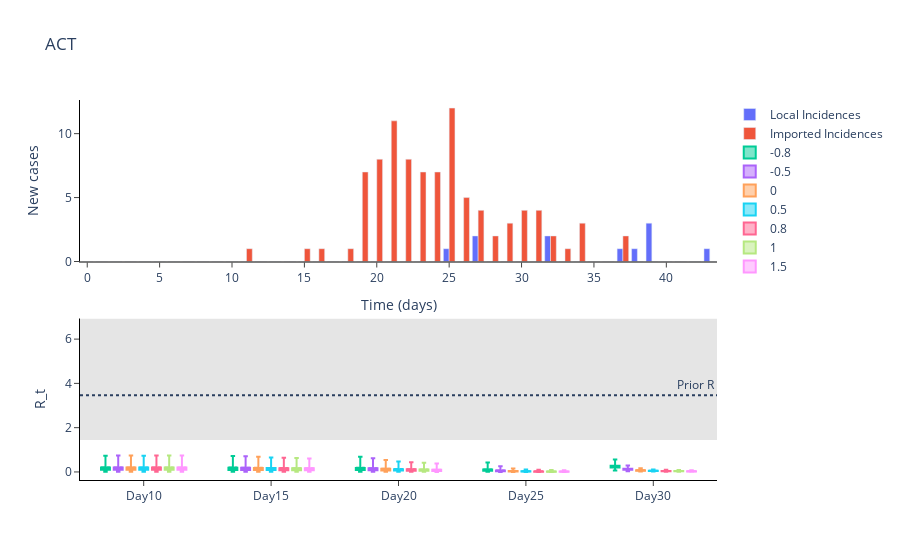
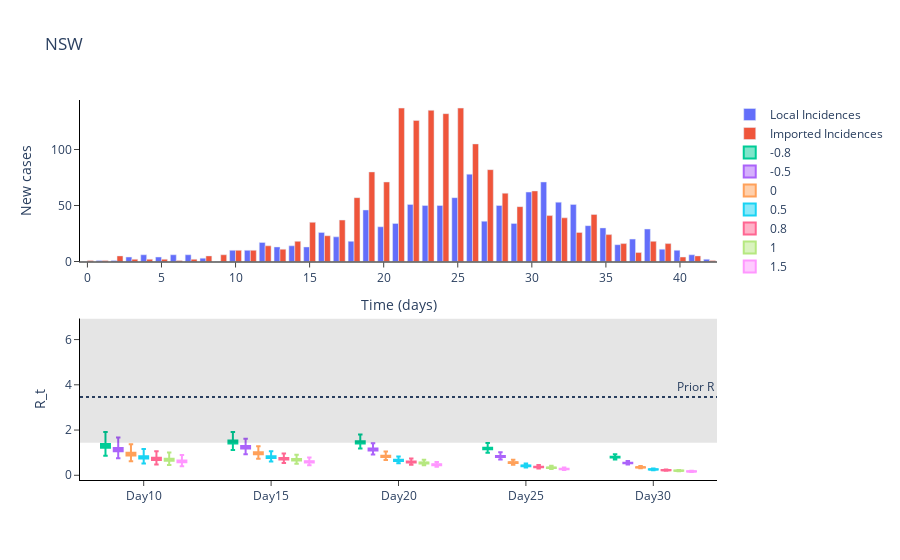
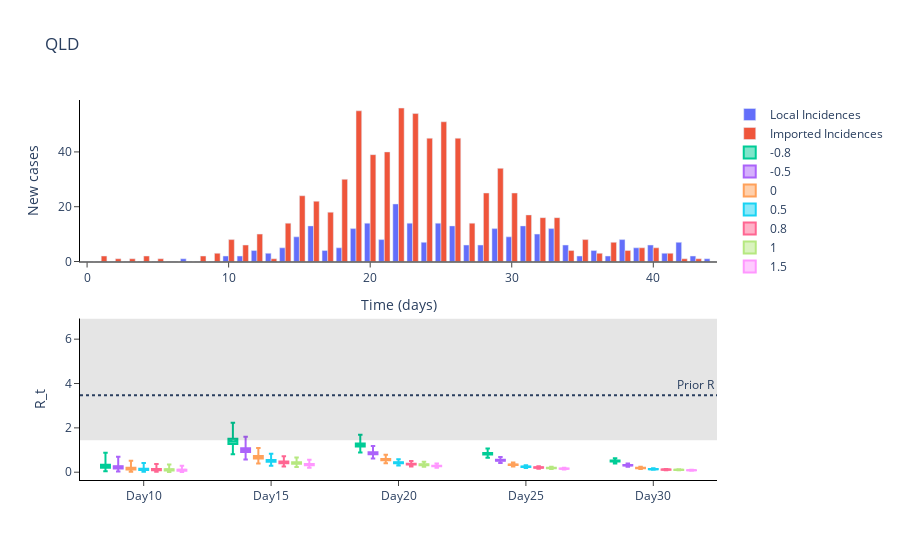
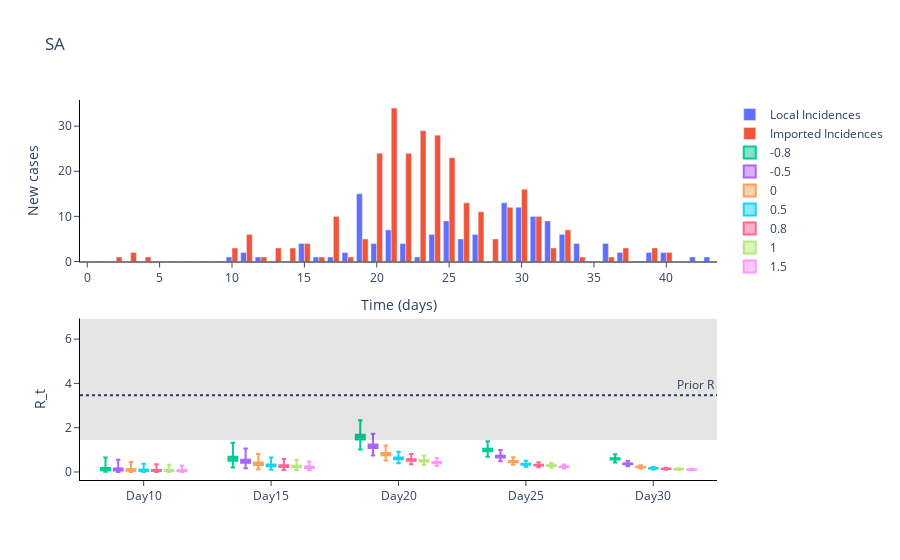

Source (notebook cell) for these figures, in order:
### Code cell
from plotly.subplots import make_subplots

# Create list of names for x-axis and traces
group_name = ['Day{}'.format(x) for x in chosen_times]
n = len(group_name)

prior_dist = scipy.stats.gamma(a, scale=1/b)
median = prior_dist.median()
prior_dist_interval = prior_dist.interval(.5)

for region_num in range(len(regions)):
    # Plot (bar chart cases each day)
    fig = go.Figure()
    fig = make_subplots(rows=2, cols=1)

    # Plot of incidences
    fig.add_trace(
        go.Bar(
            x=regions_times[region_num],
            y=regions_locally_infected_cases[region_num],
            name='Local Incidences'
        ),
        row=1, col=1
    )

    fig.add_trace(
        go.Bar(
            x=regions_times[region_num],
            y=regions_imported_cases[region_num],
            name='Imported Incidences'
        ),
        row=1, col=1
    )

    all_intervals_chosen = regions_all_intervals_chosen[region_num]
    # Sort results
    all_intervals_chosen.sort_values(by=['Epsilon','Time Points'], inplace=True)

    for i in range(len(epsilon_range)):
        fig.add_trace(
            go.Box(
                mean=all_intervals_chosen.loc[all_intervals_chosen['Central Probability']==0]['Mean'][i*n:(i+1)*n],
                median=all_intervals_chosen.loc[all_intervals_chosen['Central Probability']==0]['Lower bound CI'][i*n:(i+1)*n],
                q1=all_intervals_chosen.loc[all_intervals_chosen['Central Probability']==0.25]['Lower bound CI'][i*n:(i+1)*n],
                q3=all_intervals_chosen.loc[all_intervals_chosen['Central Probability']==0.25]['Upper bound CI'][i*n:(i+1)*n],
                upperfence=all_intervals_chosen.loc[all_intervals_chosen['Central Probability']==0.95]['Upper bound CI'][i*n:(i+1)*n],
                lowerfence=all_intervals_chosen.loc[all_intervals_chosen['Central Probability']==0.95]['Lower bound CI'][i*n:(i+1)*n],
                x=group_name,
                name=str(round(epsilon_range[i],1))
            ),
            row=2, col=1
        )

    
    fig.add_hrect(y0=prior_dist_interval[0], y1=prior_dist_interval[1], line_width=0, fillcolor='black', opacity=0.1, row=2)
    fig.add_hline(y=median, line_dash='dot', row=2,
                annotation_text='Prior R', fillcolor='black',
                annotation_position='top right')
    
    fig.update_layout(boxmode='group', title=regions[region_num], plot_bgcolor='white',
        xaxis=dict(linecolor='black'),
        yaxis=dict(linecolor='black'),
        xaxis2=dict(linecolor='black'),
        yaxis2=dict(linecolor='black'))

    fig.update_xaxes(ticks='outside', row=2, col=1)
    fig.update_xaxes(ticks='outside', title_text='Time (days)', row=1, col=1)
    fig.update_yaxes(ticks='outside', title_text='New cases', row=1, col=1)
    fig.update_yaxes(ticks='outside', title_text='R_t', row=2, col=1)
    
    fig.show()

### Figure 1 — Plotly figure (JSON) as saved in the notebook; plotly's stock layout.template omitted (floating-point values rounded to 4 significant figures)
{"data": [{"name": "Local Incidences", "type": "bar", "x": [0, 1, 2, 3, 4, 5, 6, 7, 8, 9, 10, 11, 12, 13, 14, 15, 16, 17, 18, 19, 20, 21, 22, 23, 24, 25, 26, 27, 28, 29, 30, 31, 32, 33, 34, 35, 36, 37, 38, 39, 40, 41, 42, 43, 44], "xaxis": "x", "y": [0, 0, 0, 0, 0, 0, 0, 0, 0, 0, 0, 0, 0, 0, 0, 0, 0, 0, 0, 0, 0, 0, 0, 0, 0, 1, 0, 2, 0, 0, 0, 0, 2, 0, 0, 0, 0, 1, 1, 3, 0, 0, 0, 1], "yaxis": "y"}, {"name": "Imported Incidences", "type": "bar", "x": [0, 1, 2, 3, 4, 5, 6, 7, 8, 9, 10, 11, 12, 13, 14, 15, 16, 17, 18, 19, 20, 21, 22, 23, 24, 25, 26, 27, 28, 29, 30, 31, 32, 33, 34, 35, 36, 37, 38, 39, 40, 41, 42, 43, 44], "xaxis": "x", "y": [0, 0, 0, 0, 0, 0, 0, 0, 0, 0, 0, 1, 0, 0, 0, 1, 1, 0, 1, 7, 8, 11, 8, 7, 7, 12, 5, 4, 2, 3, 4, 4, 2, 1, 3, 0, 0, 2, 0, 0, 0, 0, 0, 0], "yaxis": "y"}, {"lowerfence": [0.005078, 0.005, 0.004684, 0.002854, 0.06997], "mean": [0.2, 0.1967, 0.1856, 0.1141, 0.2578], "median": [0.1389, 0.1365, 0.1287, 0.07882, 0.2363], "name": "-0.8", "q1": [0.09402, 0.09249, 0.08723, 0.05348, 0.1995], "q3": [0.1962, 0.1929, 0.1822, 0.1115, 0.2776], "type": "box", "upperfence": [0.7365, 0.7238, 0.6849, 0.4233, 0.5672], "x": ["Day10", "Day15", "Day20", "Day25", "Day30"], "xaxis": "x2", "yaxis": "y2"}, {"lowerfence": [0.005058, 0.004836, 0.00423, 0.001754, 0.03644], "mean": [0.1998, 0.1922, 0.1675, 0.06944, 0.1344], "median": [0.1385, 0.1331, 0.1163, 0.04787, 0.1232], "name": "-0.5", "q1": [0.09397, 0.09024, 0.07872, 0.03243, 0.1039], "q3": [0.196, 0.1886, 0.1644, 0.06789, 0.1448], "type": "box", "upperfence": [0.7371, 0.7098, 0.6177, 0.2579, 0.2953], "x": ["Day10", "Day15", "Day20", "Day25", "Day30"], "xaxis": "x2", "yaxis": "y2"}, {"lowerfence": [0.005111, 0.004689, 0.003654, 0.001066, 0.02026], "mean": [0.1999, 0.1847, 0.1448, 0.04216, 0.07469], "median": [0.1383, 0.1281, 0.1004, 0.029, 0.06848], "name": "0", "q1": [0.09375, 0.08681, 0.06803, 0.01967, 0.0577], "q3": [0.1958, 0.1811, 0.1419, 0.04103, 0.08042], "type": "box", "upperfence": [0.7385, 0.6809, 0.5353, 0.1574, 0.1645], "x": ["Day10", "Day15", "Day20", "Day25", "Day30"], "xaxis": "x2", "yaxis": "y2"}, {"lowerfence": [0.005052, 0.004527, 0.003211, 0.0007533, 0.01405], "mean": [0.1999, 0.1775, 0.127, 0.03027, 0.05181], "median": [0.1387, 0.1231, 0.08806, 0.02083, 0.04746], "name": "0.5", "q1": [0.09414, 0.08335, 0.05962, 0.01409, 0.04002], "q3": [0.196, 0.1742, 0.1243, 0.02954, 0.05578], "type": "box", "upperfence": [0.7357, 0.6549, 0.4693, 0.1129, 0.1141], "x": ["Day10", "Day15", "Day20", "Day25", "Day30"], "xaxis": "x2", "yaxis": "y2"}, {"lowerfence": [0.005067, 0.004419, 0.002999, 0.0006502, 0.01181], "mean": [0.1999, 0.1742, 0.1184, 0.0259, 0.04365], "median": [0.1386, 0.1207, 0.08195, 0.0178, 0.03998], "name": "0.8", "q1": [0.09408, 0.08166, 0.05554, 0.01205, 0.03372], "q3": [0.1959, 0.1709, 0.1161, 0.02521, 0.04699], "type": "box", "upperfence": [0.7374, 0.643, 0.4367, 0.09672, 0.09637], "x": ["Day10", "Day15", "Day20", "Day25", "Day30"], "xaxis": "x2", "yaxis": "y2"}, {"lowerfence": [0.005032, 0.004317, 0.002854, 0.0005774, 0.01073], "mean": [0.2002, 0.1714, 0.1134, 0.02359, 0.03957], "median": [0.1388, 0.1189, 0.0785, 0.0162, 0.03624], "name": "1", "q1": [0.09413, 0.0807, 0.05325, 0.01097, 0.03057], "q3": [0.1964, 0.1682, 0.1112, 0.02297, 0.04261], "type": "box", "upperfence": [0.738, 0.632, 0.4192, 0.08801, 0.08717], "x": ["Day10", "Day15", "Day20", "Day25", "Day30"], "xaxis": "x2", "yaxis": "y2"}, {"lowerfence": [0.005096, 0.004155, 0.002576, 0.0004854, 0.008683], "mean": [0.1999, 0.1652, 0.102, 0.01937, 0.03205], "median": [0.1383, 0.1143, 0.07073, 0.01331, 0.02933], "name": "1.5", "q1": [0.09386, 0.07771, 0.04788, 0.009013, 0.02474], "q3": [0.1958, 0.1618, 0.1, 0.01884, 0.03448], "type": "box", "upperfence": [0.7377, 0.6103, 0.3772, 0.07236, 0.07086], "x": ["Day10", "Day15", "Day20", "Day25", "Day30"], "xaxis": "x2", "yaxis": "y2"}], "layout": {"annotations": [{"showarrow": false, "text": "Prior R", "x": 1, "xanchor": "right", "xref": "x2 domain", "y": 3.466, "yanchor": "bottom", "yref": "y2"}], "boxmode": "group", "plot_bgcolor": "white", "shapes": [{"fillcolor": "black", "line": {"width": 0}, "opacity": 0.1, "type": "rect", "x0": 0, "x1": 1, "xref": "x2 domain", "y0": 1.438, "y1": 6.931, "yref": "y2"}, {"fillcolor": "black", "line": {"dash": "dot"}, "type": "line", "x0": 0, "x1": 1, "xref": "x2 domain", "y0": 3.466, "y1": 3.466, "yref": "y2"}], "title": {"text": "ACT"}, "xaxis": {"anchor": "y", "domain": [0, 1], "linecolor": "black", "ticks": "outside", "title": {"text": "Time (days)"}}, "xaxis2": {"anchor": "y2", "domain": [0, 1], "linecolor": "black", "ticks": "outside"}, "yaxis": {"anchor": "x", "domain": [0.575, 1], "linecolor": "black", "ticks": "outside", "title": {"text": "New cases"}}, "yaxis2": {"anchor": "x2", "domain": [0, 0.425], "linecolor": "black", "ticks": "outside", "title": {"text": "R_t"}}}}

### Figure 2 — Plotly figure (JSON) as saved in the notebook; plotly's stock layout.template omitted (floating-point values rounded to 4 significant figures)
{"data": [{"name": "Local Incidences", "type": "bar", "x": [0, 1, 2, 3, 4, 5, 6, 7, 8, 9, 10, 11, 12, 13, 14, 15, 16, 17, 18, 19, 20, 21, 22, 23, 24, 25, 26, 27, 28, 29, 30, 31, 32, 33, 34, 35, 36, 37, 38, 39, 40, 41, 42, 43], "xaxis": "x", "y": [0, 1, 1, 4, 6, 4, 6, 6, 3, 0, 10, 10, 17, 13, 14, 13, 26, 22, 18, 46, 31, 34, 51, 50, 50, 57, 78, 36, 50, 34, 62, 71, 53, 51, 32, 30, 15, 20, 29, 11, 10, 6, 2], "yaxis": "y"}, {"name": "Imported Incidences", "type": "bar", "x": [0, 1, 2, 3, 4, 5, 6, 7, 8, 9, 10, 11, 12, 13, 14, 15, 16, 17, 18, 19, 20, 21, 22, 23, 24, 25, 26, 27, 28, 29, 30, 31, 32, 33, 34, 35, 36, 37, 38, 39, 40, 41, 42, 43], "xaxis": "x", "y": [1, 1, 5, 2, 2, 2, 1, 2, 5, 6, 10, 10, 14, 11, 18, 35, 23, 37, 57, 80, 71, 137, 126, 135, 132, 137, 105, 82, 61, 49, 63, 41, 39, 26, 42, 24, 16, 8, 18, 16, 4, 5, 1], "yaxis": "y"}, {"lowerfence": [0.8592, 1.118, 1.187, 0.9994, 0.702], "mean": [1.323, 1.483, 1.468, 1.192, 0.8044], "median": [1.3, 1.471, 1.457, 1.184, 0.8007], "name": "-0.8", "q1": [1.218, 1.408, 1.409, 1.151, 0.7831], "q3": [1.386, 1.537, 1.507, 1.219, 0.8189], "type": "box", "upperfence": [1.915, 1.918, 1.807, 1.429, 0.9288], "x": ["Day10", "Day15", "Day20", "Day25", "Day30"], "xaxis": "x2", "yaxis": "y2"}, {"lowerfence": [0.7495, 0.9353, 0.9242, 0.6949, 0.4726], "mean": [1.152, 1.245, 1.149, 0.8381, 0.5421], "median": [1.133, 1.235, 1.14, 0.8318, 0.5394], "name": "-0.5", "q1": [1.061, 1.181, 1.101, 0.8071, 0.5275], "q3": [1.208, 1.29, 1.18, 0.8578, 0.5519], "type": "box", "upperfence": [1.666, 1.616, 1.422, 1.017, 0.6276], "x": ["Day10", "Day15", "Day20", "Day25", "Day30"], "xaxis": "x2", "yaxis": "y2"}, {"lowerfence": [0.6175, 0.7348, 0.6749, 0.4611, 0.3061], "mean": [0.9479, 0.9832, 0.8432, 0.5606, 0.3513], "median": [0.932, 0.9742, 0.8363, 0.5559, 0.3495], "name": "0", "q1": [0.8739, 0.9313, 0.8072, 0.5387, 0.3417], "q3": [0.9936, 1.019, 0.8669, 0.5741, 0.3576], "type": "box", "upperfence": [1.369, 1.282, 1.05, 0.6863, 0.4071], "x": ["Day10", "Day15", "Day20", "Day25", "Day30"], "xaxis": "x2", "yaxis": "y2"}, {"lowerfence": [0.5258, 0.6053, 0.5315, 0.345, 0.2263], "mean": [0.8058, 0.8121, 0.6662, 0.4212, 0.2598], "median": [0.7923, 0.8044, 0.6605, 0.4175, 0.2584], "name": "0.5", "q1": [0.7431, 0.7686, 0.6372, 0.4042, 0.2527], "q3": [0.8445, 0.842, 0.685, 0.4315, 0.2645], "type": "box", "upperfence": [1.163, 1.062, 0.8331, 0.5184, 0.3014], "x": ["Day10", "Day15", "Day20", "Day25", "Day30"], "xaxis": "x2", "yaxis": "y2"}, {"lowerfence": [0.4819, 0.5472, 0.4711, 0.2995, 0.1957], "mean": [0.739, 0.7354, 0.5916, 0.3666, 0.2247], "median": [0.7266, 0.7284, 0.5865, 0.3632, 0.2235], "name": "0.8", "q1": [0.6813, 0.6957, 0.5657, 0.3516, 0.2185], "q3": [0.7744, 0.7624, 0.6084, 0.3755, 0.2288], "type": "box", "upperfence": [1.066, 0.9637, 0.7411, 0.4519, 0.2607], "x": ["Day10", "Day15", "Day20", "Day25", "Day30"], "xaxis": "x2", "yaxis": "y2"}, {"lowerfence": [0.457, 0.5143, 0.4383, 0.2756, 0.1795], "mean": [0.7002, 0.6918, 0.5505, 0.3373, 0.2062], "median": [0.6886, 0.6851, 0.5457, 0.3342, 0.205], "name": "1", "q1": [0.6457, 0.6542, 0.5263, 0.3235, 0.2005], "q3": [0.7337, 0.7172, 0.5662, 0.3456, 0.2098], "type": "box", "upperfence": [1.011, 0.9079, 0.6899, 0.4162, 0.2393], "x": ["Day10", "Day15", "Day20", "Day25", "Day30"], "xaxis": "x2", "yaxis": "y2"}, {"lowerfence": [0.4044, 0.4472, 0.3727, 0.2292, 0.1488], "mean": [0.6196, 0.6026, 0.4692, 0.2813, 0.1709], "median": [0.6096, 0.5967, 0.465, 0.2787, 0.1699], "name": "1.5", "q1": [0.5715, 0.5697, 0.4483, 0.2697, 0.1661], "q3": [0.6495, 0.6249, 0.4826, 0.2882, 0.1739], "type": "box", "upperfence": [0.8928, 0.7918, 0.5892, 0.3479, 0.1983], "x": ["Day10", "Day15", "Day20", "Day25", "Day30"], "xaxis": "x2", "yaxis": "y2"}], "layout": {"annotations": [{"showarrow": false, "text": "Prior R", "x": 1, "xanchor": "right", "xref": "x2 domain", "y": 3.466, "yanchor": "bottom", "yref": "y2"}], "boxmode": "group", "plot_bgcolor": "white", "shapes": [{"fillcolor": "black", "line": {"width": 0}, "opacity": 0.1, "type": "rect", "x0": 0, "x1": 1, "xref": "x2 domain", "y0": 1.438, "y1": 6.931, "yref": "y2"}, {"fillcolor": "black", "line": {"dash": "dot"}, "type": "line", "x0": 0, "x1": 1, "xref": "x2 domain", "y0": 3.466, "y1": 3.466, "yref": "y2"}], "title": {"text": "NSW"}, "xaxis": {"anchor": "y", "domain": [0, 1], "linecolor": "black", "ticks": "outside", "title": {"text": "Time (days)"}}, "xaxis2": {"anchor": "y2", "domain": [0, 1], "linecolor": "black", "ticks": "outside"}, "yaxis": {"anchor": "x", "domain": [0.575, 1], "linecolor": "black", "ticks": "outside", "title": {"text": "New cases"}}, "yaxis2": {"anchor": "x2", "domain": [0, 0.425], "linecolor": "black", "ticks": "outside", "title": {"text": "R_t"}}}}

### Figure 3 — Plotly figure (JSON) as saved in the notebook; plotly's stock layout.template omitted (floating-point values rounded to 4 significant figures)
{"data": [{"name": "Local Incidences", "type": "bar", "x": [0, 1, 2, 3, 4, 5, 6, 7, 8, 9, 10, 11, 12, 13, 14, 15, 16, 17, 18, 19, 20, 21, 22, 23, 24, 25, 26, 27, 28, 29, 30, 31, 32, 33, 34, 35, 36, 37, 38, 39, 40, 41, 42, 43, 44, 45], "xaxis": "x", "y": [0, 0, 0, 0, 0, 0, 0, 1, 0, 0, 2, 2, 4, 3, 5, 9, 13, 4, 5, 12, 14, 8, 21, 14, 7, 14, 13, 6, 6, 12, 9, 13, 10, 12, 6, 2, 4, 2, 8, 5, 6, 3, 7, 2, 1], "yaxis": "y"}, {"name": "Imported Incidences", "type": "bar", "x": [0, 1, 2, 3, 4, 5, 6, 7, 8, 9, 10, 11, 12, 13, 14, 15, 16, 17, 18, 19, 20, 21, 22, 23, 24, 25, 26, 27, 28, 29, 30, 31, 32, 33, 34, 35, 36, 37, 38, 39, 40, 41, 42, 43, 44, 45], "xaxis": "x", "y": [0, 2, 1, 1, 2, 1, 0, 0, 2, 3, 8, 6, 10, 1, 14, 24, 22, 18, 30, 55, 39, 40, 56, 54, 45, 51, 45, 14, 25, 34, 25, 17, 16, 16, 4, 8, 3, 7, 4, 5, 5, 3, 1, 1, 0], "yaxis": "y"}, {"lowerfence": [0.03837, 0.8058, 0.8842, 0.6495, 0.3929], "mean": [0.3163, 1.42, 1.242, 0.8418, 0.5055], "median": [0.2654, 1.387, 1.225, 0.8352, 0.5026], "name": "-0.8", "q1": [0.2065, 1.276, 1.163, 0.8021, 0.4834], "q3": [0.3347, 1.504, 1.291, 0.8696, 0.5225], "type": "box", "upperfence": [0.8822, 2.229, 1.694, 1.072, 0.6346], "x": ["Day10", "Day15", "Day20", "Day25", "Day30"], "xaxis": "x2", "yaxis": "y2"}, {"lowerfence": [0.0303, 0.5743, 0.6126, 0.4147, 0.2435], "mean": [0.2509, 1.017, 0.8624, 0.5394, 0.3135], "median": [0.2104, 0.9919, 0.8509, 0.5348, 0.3116], "name": "-0.5", "q1": [0.1636, 0.9122, 0.8069, 0.5133, 0.2997], "q3": [0.2656, 1.076, 0.8968, 0.5572, 0.324], "type": "box", "upperfence": [0.7002, 1.601, 1.179, 0.6905, 0.3941], "x": ["Day10", "Day15", "Day20", "Day25", "Day30"], "xaxis": "x2", "yaxis": "y2"}, {"lowerfence": [0.02238, 0.3889, 0.4051, 0.2585, 0.149], "mean": [0.1862, 0.6904, 0.5713, 0.3373, 0.192], "median": [0.156, 0.6728, 0.5634, 0.3343, 0.1909], "name": "0", "q1": [0.1213, 0.6186, 0.5343, 0.3207, 0.1835], "q3": [0.1972, 0.7308, 0.5942, 0.3485, 0.1984], "type": "box", "upperfence": [0.5194, 1.091, 0.782, 0.4333, 0.2415], "x": ["Day10", "Day15", "Day20", "Day25", "Day30"], "xaxis": "x2", "yaxis": "y2"}, {"lowerfence": [0.01786, 0.294, 0.3027, 0.1879, 0.1074], "mean": [0.148, 0.5228, 0.4271, 0.2454, 0.1384], "median": [0.1239, 0.5094, 0.4213, 0.2432, 0.1375], "name": "0.5", "q1": [0.09638, 0.468, 0.3995, 0.2333, 0.1322], "q3": [0.1566, 0.5532, 0.4443, 0.2535, 0.143], "type": "box", "upperfence": [0.4133, 0.8282, 0.5849, 0.3156, 0.174], "x": ["Day10", "Day15", "Day20", "Day25", "Day30"], "xaxis": "x2", "yaxis": "y2"}, {"lowerfence": [0.01598, 0.2567, 0.2626, 0.1615, 0.09192], "mean": [0.132, 0.4562, 0.371, 0.2109, 0.1185], "median": [0.1105, 0.4444, 0.3658, 0.209, 0.1178], "name": "0.8", "q1": [0.0859, 0.4084, 0.3469, 0.2005, 0.1133], "q3": [0.1396, 0.4829, 0.3859, 0.218, 0.1224], "type": "box", "upperfence": [0.3691, 0.7225, 0.5088, 0.2712, 0.149], "x": ["Day10", "Day15", "Day20", "Day25", "Day30"], "xaxis": "x2", "yaxis": "y2"}, {"lowerfence": [0.01479, 0.2365, 0.2418, 0.1476, 0.08388], "mean": [0.123, 0.4207, 0.3412, 0.1928, 0.1081], "median": [0.103, 0.4099, 0.3364, 0.1911, 0.1075], "name": "1", "q1": [0.08003, 0.3766, 0.3189, 0.1833, 0.1034], "q3": [0.1301, 0.4454, 0.3549, 0.1993, 0.1118], "type": "box", "upperfence": [0.3437, 0.6672, 0.4678, 0.2481, 0.1361], "x": ["Day10", "Day15", "Day20", "Day25", "Day30"], "xaxis": "x2", "yaxis": "y2"}, {"lowerfence": [0.01277, 0.1975, 0.2011, 0.1215, 0.06887], "mean": [0.1053, 0.3518, 0.2839, 0.1588, 0.08876], "median": [0.08822, 0.3427, 0.28, 0.1573, 0.08823], "name": "1.5", "q1": [0.06853, 0.3147, 0.2654, 0.1509, 0.08484], "q3": [0.1114, 0.3723, 0.2953, 0.1641, 0.09173], "type": "box", "upperfence": [0.294, 0.5587, 0.3896, 0.2045, 0.1117], "x": ["Day10", "Day15", "Day20", "Day25", "Day30"], "xaxis": "x2", "yaxis": "y2"}], "layout": {"annotations": [{"showarrow": false, "text": "Prior R", "x": 1, "xanchor": "right", "xref": "x2 domain", "y": 3.466, "yanchor": "bottom", "yref": "y2"}], "boxmode": "group", "plot_bgcolor": "white", "shapes": [{"fillcolor": "black", "line": {"width": 0}, "opacity": 0.1, "type": "rect", "x0": 0, "x1": 1, "xref": "x2 domain", "y0": 1.438, "y1": 6.931, "yref": "y2"}, {"fillcolor": "black", "line": {"dash": "dot"}, "type": "line", "x0": 0, "x1": 1, "xref": "x2 domain", "y0": 3.466, "y1": 3.466, "yref": "y2"}], "title": {"text": "QLD"}, "xaxis": {"anchor": "y", "domain": [0, 1], "linecolor": "black", "ticks": "outside", "title": {"text": "Time (days)"}}, "xaxis2": {"anchor": "y2", "domain": [0, 1], "linecolor": "black", "ticks": "outside"}, "yaxis": {"anchor": "x", "domain": [0.575, 1], "linecolor": "black", "ticks": "outside", "title": {"text": "New cases"}}, "yaxis2": {"anchor": "x2", "domain": [0, 0.425], "linecolor": "black", "ticks": "outside", "title": {"text": "R_t"}}}}

### Figure 4 — Plotly figure (JSON) as saved in the notebook; plotly's stock layout.template omitted (floating-point values rounded to 4 significant figures)
{"data": [{"name": "Local Incidences", "type": "bar", "x": [0, 1, 2, 3, 4, 5, 6, 7, 8, 9, 10, 11, 12, 13, 14, 15, 16, 17, 18, 19, 20, 21, 22, 23, 24, 25, 26, 27, 28, 29, 30, 31, 32, 33, 34, 35, 36, 37, 38, 39, 40, 41, 42, 43, 44], "xaxis": "x", "y": [0, 0, 0, 0, 0, 0, 0, 0, 0, 0, 1, 2, 1, 0, 0, 4, 1, 1, 2, 15, 4, 7, 4, 1, 6, 9, 5, 6, 0, 13, 12, 10, 9, 6, 4, 0, 4, 2, 0, 2, 2, 0, 1, 1], "yaxis": "y"}, {"name": "Imported Incidences", "type": "bar", "x": [0, 1, 2, 3, 4, 5, 6, 7, 8, 9, 10, 11, 12, 13, 14, 15, 16, 17, 18, 19, 20, 21, 22, 23, 24, 25, 26, 27, 28, 29, 30, 31, 32, 33, 34, 35, 36, 37, 38, 39, 40, 41, 42, 43, 44], "xaxis": "x", "y": [0, 0, 1, 2, 1, 0, 0, 0, 0, 0, 3, 6, 1, 3, 3, 4, 1, 10, 1, 5, 24, 34, 24, 29, 28, 23, 13, 11, 5, 12, 16, 10, 3, 7, 1, 0, 1, 3, 0, 3, 2, 0, 0, 0], "yaxis": "y"}, {"lowerfence": [0.004511, 0.2051, 1.013, 0.6905, 0.4222], "mean": [0.1772, 0.6368, 1.601, 1.0, 0.5938], "median": [0.1227, 0.5939, 1.575, 0.9871, 0.588], "name": "-0.8", "q1": [0.08323, 0.5102, 1.471, 0.9328, 0.5582], "q3": [0.1738, 0.6858, 1.684, 1.044, 0.6189], "type": "box", "upperfence": [0.6536, 1.314, 2.334, 1.387, 0.7981], "x": ["Day10", "Day15", "Day20", "Day25", "Day30"], "xaxis": "x2", "yaxis": "y2"}, {"lowerfence": [0.003865, 0.166, 0.744, 0.4835, 0.2618], "mean": [0.1513, 0.5162, 1.178, 0.7068, 0.3695], "median": [0.1051, 0.4813, 1.159, 0.6965, 0.3657], "name": "-0.5", "q1": [0.0713, 0.4136, 1.082, 0.6571, 0.3471], "q3": [0.1486, 0.5559, 1.239, 0.738, 0.3852], "type": "box", "upperfence": [0.5571, 1.064, 1.721, 0.989, 0.4985], "x": ["Day10", "Day15", "Day20", "Day25", "Day30"], "xaxis": "x2", "yaxis": "y2"}, {"lowerfence": [0.003069, 0.126, 0.5149, 0.3219, 0.1603], "mean": [0.1218, 0.3924, 0.818, 0.4747, 0.2267], "median": [0.08433, 0.3653, 0.8041, 0.4672, 0.2243], "name": "0", "q1": [0.05719, 0.3138, 0.7508, 0.4403, 0.2128], "q3": [0.1195, 0.4224, 0.8606, 0.4956, 0.2363], "type": "box", "upperfence": [0.4501, 0.8117, 1.2, 0.6691, 0.3064], "x": ["Day10", "Day15", "Day20", "Day25", "Day30"], "xaxis": "x2", "yaxis": "y2"}, {"lowerfence": [0.002579, 0.1012, 0.394, 0.2413, 0.1154], "mean": [0.1017, 0.3163, 0.6262, 0.3572, 0.1635], "median": [0.07048, 0.2944, 0.6155, 0.3515, 0.1618], "name": "0.5", "q1": [0.04766, 0.2529, 0.5745, 0.3309, 0.1534], "q3": [0.0997, 0.3404, 0.6588, 0.3732, 0.1704], "type": "box", "upperfence": [0.376, 0.6556, 0.9179, 0.5058, 0.2213], "x": ["Day10", "Day15", "Day20", "Day25", "Day30"], "xaxis": "x2", "yaxis": "y2"}, {"lowerfence": [0.002354, 0.09098, 0.3454, 0.2097, 0.09899], "mean": [0.09289, 0.2836, 0.549, 0.3112, 0.1401], "median": [0.06431, 0.2639, 0.5396, 0.3061, 0.1386], "name": "0.8", "q1": [0.04361, 0.2267, 0.5036, 0.2882, 0.1314], "q3": [0.0911, 0.3051, 0.5774, 0.3251, 0.146], "type": "box", "upperfence": [0.3436, 0.5883, 0.8061, 0.4413, 0.1897], "x": ["Day10", "Day15", "Day20", "Day25", "Day30"], "xaxis": "x2", "yaxis": "y2"}, {"lowerfence": [0.002198, 0.08504, 0.319, 0.193, 0.0903], "mean": [0.08749, 0.265, 0.5074, 0.2865, 0.1278], "median": [0.06048, 0.2466, 0.4987, 0.2819, 0.1265], "name": "1", "q1": [0.04107, 0.2117, 0.4653, 0.2653, 0.1199], "q3": [0.08565, 0.2851, 0.5338, 0.2993, 0.1332], "type": "box", "upperfence": [0.3232, 0.5498, 0.7457, 0.407, 0.173], "x": ["Day10", "Day15", "Day20", "Day25", "Day30"], "xaxis": "x2", "yaxis": "y2"}, {"lowerfence": [0.001957, 0.073, 0.2678, 0.1606, 0.07413], "mean": [0.07692, 0.228, 0.4266, 0.2391, 0.105], "median": [0.05324, 0.2122, 0.4193, 0.2351, 0.1039], "name": "1.5", "q1": [0.03613, 0.1823, 0.3911, 0.2212, 0.09851], "q3": [0.07536, 0.2453, 0.4488, 0.2498, 0.1095], "type": "box", "upperfence": [0.2846, 0.4725, 0.6272, 0.3402, 0.1422], "x": ["Day10", "Day15", "Day20", "Day25", "Day30"], "xaxis": "x2", "yaxis": "y2"}], "layout": {"annotations": [{"showarrow": false, "text": "Prior R", "x": 1, "xanchor": "right", "xref": "x2 domain", "y": 3.466, "yanchor": "bottom", "yref": "y2"}], "boxmode": "group", "plot_bgcolor": "white", "shapes": [{"fillcolor": "black", "line": {"width": 0}, "opacity": 0.1, "type": "rect", "x0": 0, "x1": 1, "xref": "x2 domain", "y0": 1.438, "y1": 6.931, "yref": "y2"}, {"fillcolor": "black", "line": {"dash": "dot"}, "type": "line", "x0": 0, "x1": 1, "xref": "x2 domain", "y0": 3.466, "y1": 3.466, "yref": "y2"}], "title": {"text": "SA"}, "xaxis": {"anchor": "y", "domain": [0, 1], "linecolor": "black", "ticks": "outside", "title": {"text": "Time (days)"}}, "xaxis2": {"anchor": "y2", "domain": [0, 1], "linecolor": "black", "ticks": "outside"}, "yaxis": {"anchor": "x", "domain": [0.575, 1], "linecolor": "black", "ticks": "outside", "title": {"text": "New cases"}}, "yaxis2": {"anchor": "x2", "domain": [0, 0.425], "linecolor": "black", "ticks": "outside", "title": {"text": "R_t"}}}}
